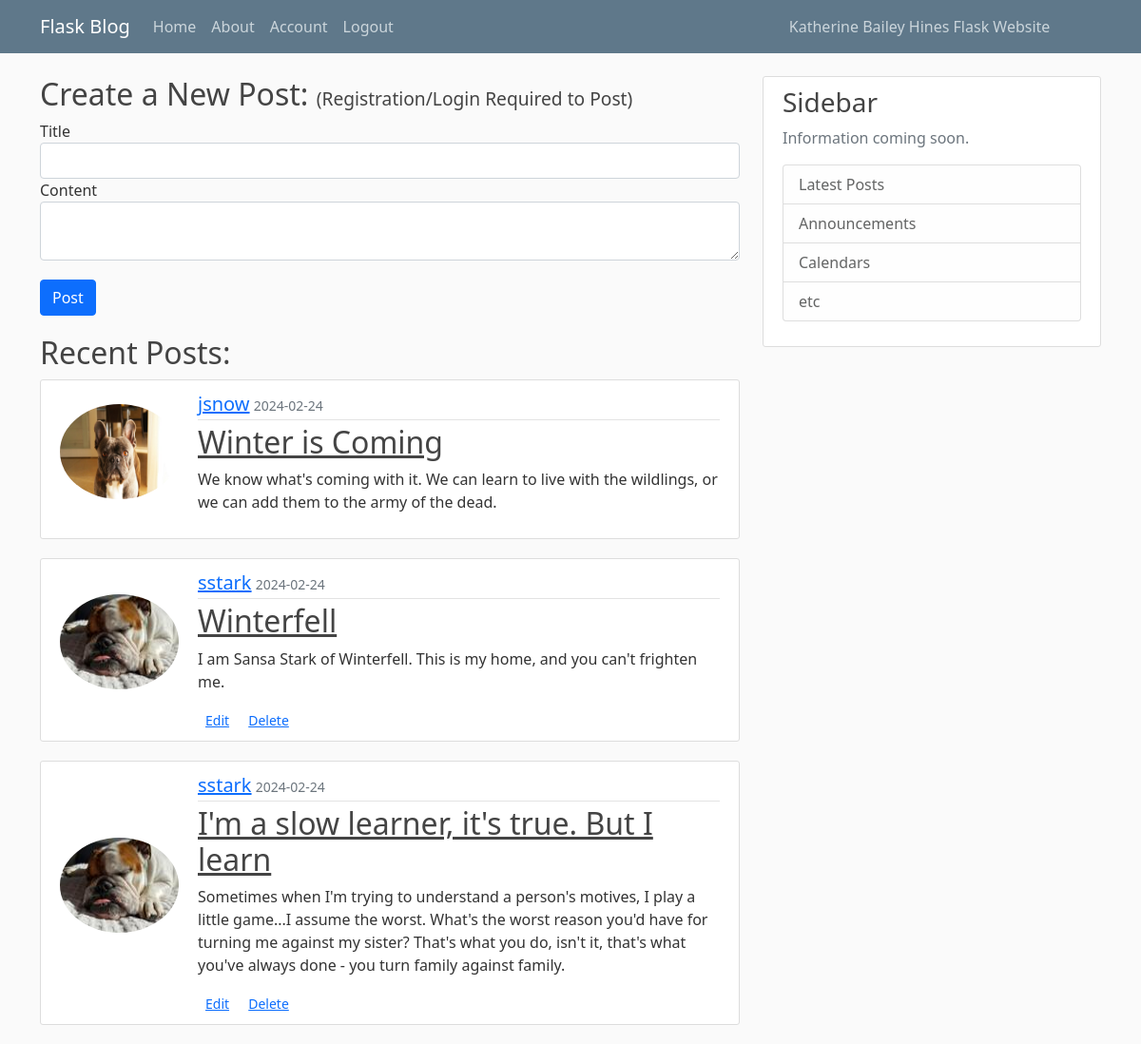
Screenshot of / (signed in) with the database file from the repository.
### app.py (models this page shows, shortened)
class Post(db.Model):
    id = db.Column(db.Integer, primary_key=True)
    title = db.Column(db.String(100), nullable=False)
    datePosted = db.Column(db.DateTime, nullable=False, default=datetime.utcnow)
    content = db.Column(db.Text, nullable=False)
    user_id = db.Column(db.Integer, db.ForeignKey('user.id'), nullable=False)
    author = db.relationship('User', backref='author_posts', lazy=True)

class User(db.Model):
    id = db.Column(db.Integer, primary_key=True)
    firstName = db.Column(db.String(40), unique=False, nullable=False)
    lastName = db.Column(db.String(40), unique=False, nullable=False)
    username = db.Column(db.String(15), unique=True, nullable=False)
    email = db.Column(db.String(100), unique=True, nullable=False)
    image_file = db.Column(db.String(20), nullable=False, default='default.jpg')
    password = db.Column(db.String(60), nullable=False)
    posts = db.relationship('Post', backref='author_posts', lazy=True)

### app.py (the view)
@app.route('/')
def home():
    new_user_id = request.args.get('new_user_id')
    new_user = None
    if new_user_id:
        new_user = User.query.get(new_user_id)
    post_form = PostForm()
    if current_user.is_authenticated:
        if post_form.validate_on_submit():
            new_post = Post(
                title=post_form.title.data,
                content=post_form.content.data,
                author=current_user  # Assuming the current user is logged in
            )
            db.session.add(new_post)
            db.session.commit()
            flash('Your post has been created!', 'success')
    posts = Post.query.order_by(Post.datePosted.desc()).all()
    return render_template('home.html', posts=posts, new_user=new_user, post_form=post_form)

### forms.py
class PostForm(FlaskForm):
    title = StringField('Title', validators=[InputRequired()])
    content = TextAreaField('Content', validators=[InputRequired()])
    submit = SubmitField('Post')

### app.py (called while the page is built)
@login_manager.user_loader
def load_user(user_id):
    return User.query.get(int(user_id))

### templates/home.html (shortened to what this page needs)
{% extends 'layout.html' %}
{% block content %}
<h2>Create a New Post: <small style="font-size: 0.6em;">(Registration/Login Required to Post)</small></h2>
<form method="POST" action="{{ url_for('create_post') }}">
  <div>
    {{ post_form.title.label }}
    {{ post_form.title(class="form-control") }}
  </div>
  <div>
    {{ post_form.content.label }}
    {{ post_form.content(class="form-control") }}
  </div>
  <div style="height: 20px;"></div>
  <div>
    {{ post_form.submit(class="btn btn-primary") }}
  </div>
  <div style="height: 20px;"></div>
</form>
<h2>Recent Posts:</h2>
{% for post in posts %}
<article class="media content-section" style="display: flex; align-items: center;">
  <div class="media-left">
    <img src="{{ url_for('static', filename='profile_pics/' + post.author.image_file) }}"
      class="rounded-circle account-img" style="height: 100px;">
  </div>
  <div class="media-body">
    <div class="article-metadata">
      <a class="mr-2" href="#" style="font-size: 20px;">{{ post.author.username }}</a>
      <small class="text-muted">{{ post.datePosted.strftime('%Y-%m-%d') }}</small>
    </div>
    <h2><a class="article-title" href="#">{{ post.title }}</a></h2>
    <p class="article-content">{{ post.content }}</p>
    {% if current_user.is_authenticated and current_user.id == post.user_id %}
    <div>
      <a href="{{ url_for('edit_post', post_id=post.id) }}" class="btn-sm">Edit</a>
      <a href="{{ url_for('delete_post', post_id=post.id) }}" class="btn-sm">Delete</a>
    </div>
    {% endif %}
  </div>
</article>
{% endfor %}
{% endblock content %}

### static/main.css (style rules this page uses)
body { background: #fafafa; color: #333333; margin-top: 5rem; }
h1, h2, h3, h4, h5, h6 { color: #444444; }
.content-section { background: #ffffff; padding: 10px 20px; border: 1px solid #dddddd; border-radius: 3px; margin-bottom: 20px; }
.article-title { color: #444444; }
.article-content { white-space: pre-line; }
.article-metadata { padding-bottom: 1px; margin-bottom: 4px; border-bottom: 1px solid #e3e3e3 }
.account-img { height: 125px; width: 125px; margin-right: 20px; margin-bottom: 16px; }

### rows the page displays
Post: image_file (placeholder picture), author.username "jsnow", datePosted "2024-02-24", title "Winter is Coming", content "We know what's coming with it. We can learn to live with the wildlings, or we can add them to the army of the dead."
Post: image_file (picture), author.username "sstark", datePosted "2024-02-24", title "Winterfell", content "I am Sansa Stark of Winterfell. This is my home, and you can't frighten me."
Post: image_file (picture), author.username "sstark", datePosted "2024-02-24", title "I'm a slow learner, it's true. But I learn", content "Sometimes when I'm trying to understand a person's motives, I play a little game...I assume the worst. What's the worst reason you'd have for turning me against my sister? That's what you do, isn't it, that's what you've always done - you turn family against family."

### other values shown
{{ post_form.title.label }} "Title"
{{ post_form.content.label }} "Content"
